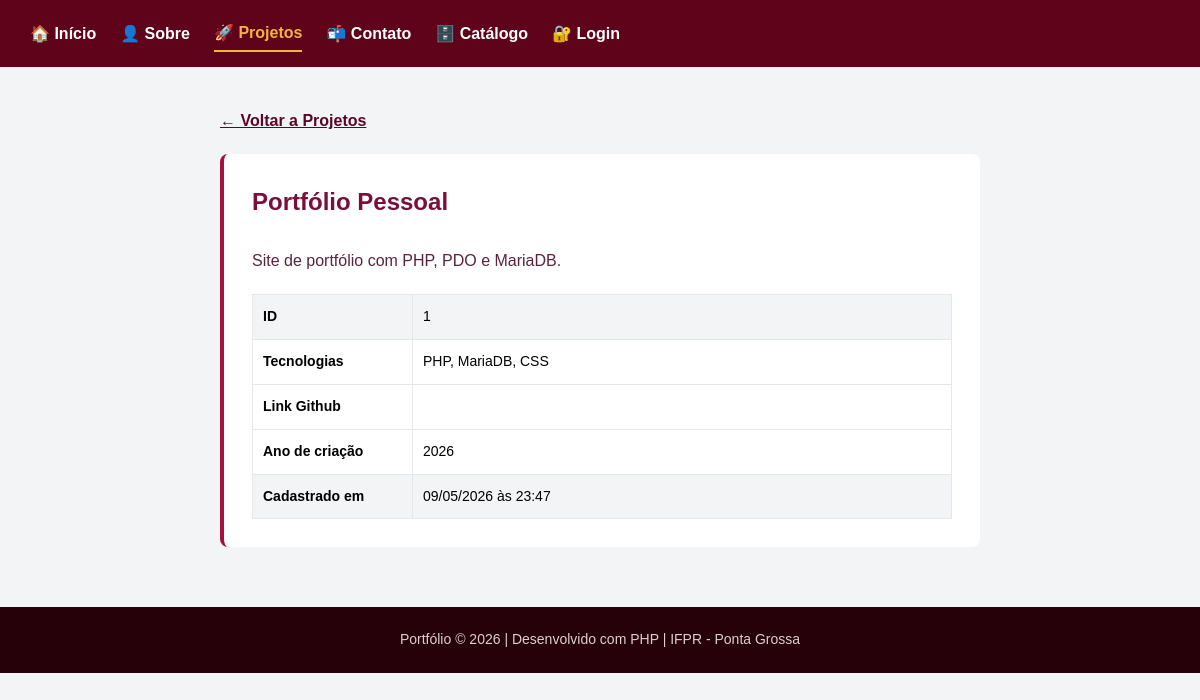
The page /05_crud/detalhe.php?id=1 (signed in) on the database its author committed.
### tables this page shows
CREATE TABLE projetos (
    id            INT UNSIGNED  NOT NULL AUTO_INCREMENT,
    nome          VARCHAR(120)  NOT NULL,
    descricao     TEXT          NOT NULL,
    tecnologias   VARCHAR(200)  NOT NULL,
    link_github   VARCHAR(300)      NULL DEFAULT NULL,
    ano           YEAR          NOT NULL,
    status        ENUM('rascunho','publicado','arquivado')
                                NOT NULL DEFAULT 'rascunho',
    criado_em     DATETIME      NOT NULL DEFAULT CURRENT_TIMESTAMP,
    atualizado_em DATETIME          NULL DEFAULT NULL
                                ON UPDATE CURRENT_TIMESTAMP,
    PRIMARY KEY (id)
);

### 05_crud/detalhe.php (the view, shortened to what this page needs)
<?php
$pdo = conectar();
$id = filter_input(INPUT_GET, 'id', FILTER_VALIDATE_INT);
$stmt = $pdo->prepare('SELECT * FROM projetos WHERE id = :id');
$stmt->execute(['id' => $id]);
$projeto = $stmt->fetch();
?>
<!DOCTYPE html>
<html lang="pt-BR">
<head>
    <?php require_once __DIR__ . '/../includes/cabecalho.php'; ?>
</head>
<body>
    <div class="container">
        <a href="index.php" style="color: #580827; font-weight: bold;">← Voltar a Projetos</a>
        <div class="card" style="margin-top: 20px;">
            <div style="display: flex; justify-content: space-between; align-items: flex-start;">
                <h1 style="color: #790f3b; margin: 0 0 8px; font-size: 24px;">
                    <?php echo htmlspecialchars($projeto['nome']); ?>
                </h1>
            </div>
            <p style="font-size: 16px; margin: 16px 0;">
                <?php echo htmlspecialchars($projeto['descricao']); ?>
            </p>
            <table style="width: 100%; border-collapse: collapse; margin-top: 20px; font-size: 14px;">
                <tr style="background: #f3f4f6;">
                    <td style="padding: 10px; border: 1px solid #e5e7eb; font-weight: bold; width: 160px;">ID</td>
                    <td style="padding: 10px; border: 1px solid #e5e7eb;">
                        <?php echo $projeto['id']; ?>
                    </td>
                </tr>
                <tr>
                    <td style="padding: 10px; border: 1px solid #e5e7eb; font-weight: bold;">
                        Tecnologias
                    </td>
                    <td style="padding: 10px; border: 1px solid #e5e7eb;">
                        <?php echo $projeto['tecnologias']; ?>
                    </td>
                </tr>
                <tr>
                    <td style="padding: 10px; border: 1px solid #e5e7eb; font-weight: bold;">
                        Link Github
                    </td>
                    <td style="padding: 10px; border: 1px solid #e5e7eb;">
                    </td>
                </tr>
                <tr>
                    <td style="padding: 10px; border: 1px solid #e5e7eb; font-weight: bold;">
                        Ano de criação
                    </td>
                    <td style="padding: 10px; border: 1px solid #e5e7eb;">
                        <?php echo $projeto['ano']; ?>
                    </td>
                </tr>
                <tr style="background: #f3f4f6;">
                    <td style="padding: 10px; border: 1px solid #e5e7eb; font-weight: bold;">
                        Cadastrado em
                    </td>
                    <td style="padding: 10px; border: 1px solid #e5e7eb;">
                        <?php echo date('d/m/Y \à\s H:i', strtotime($projeto['criado_em'])); ?>
                    </td>
                </tr>
            </table>
        </div>
    </div>
    <?php require_once __DIR__ . '/../includes/rodape.php'; ?>
</body>
</html>

### includes/style.css (style rules this page uses)
* { box-sizing: border-box; margin: 0; padding: 0; }
body { font-family: Arial, sans-serif; background: #f3f4f6; color: #010000; line-height: 1.7; }
.container { max-width: 800px; margin: 40px auto; padding: 0 20px; }
.card { background: white; padding: 28px; border-radius: 8px; margin-bottom: 16px; border-left: 4px solid #a70f41; }
.card p { margin-bottom: 0; color: #5a233e; }

### rows shown on the page
projetos: nome "Portfólio Pessoal", descricao "Site de portfólio com PHP, PDO e MariaDB.", id "1", tecnologias "PHP, MariaDB, CSS", ano "2026", criado_em "09/05/2026 às 23:47"

### other values the page prints
$autor "Portfólio"
